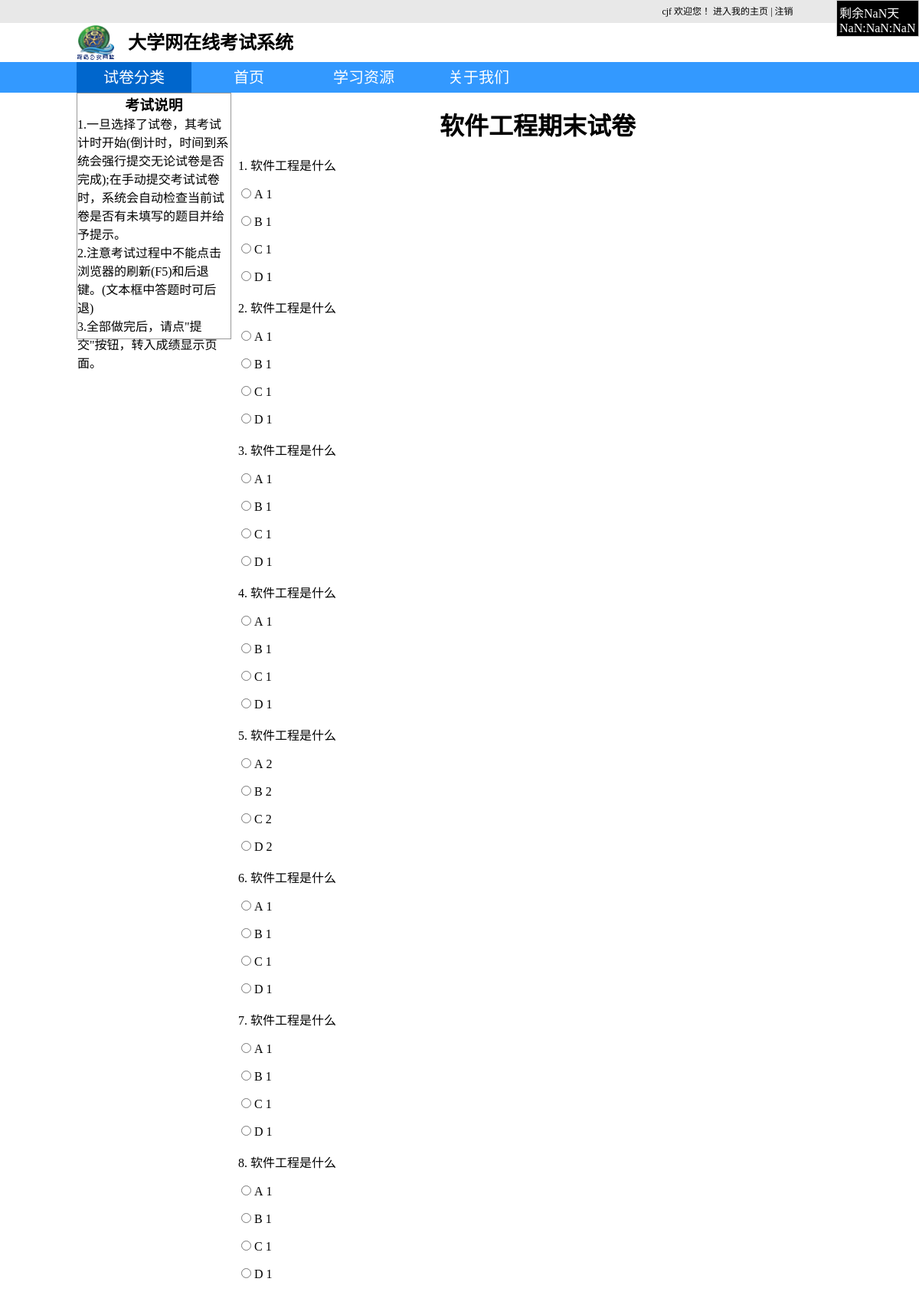
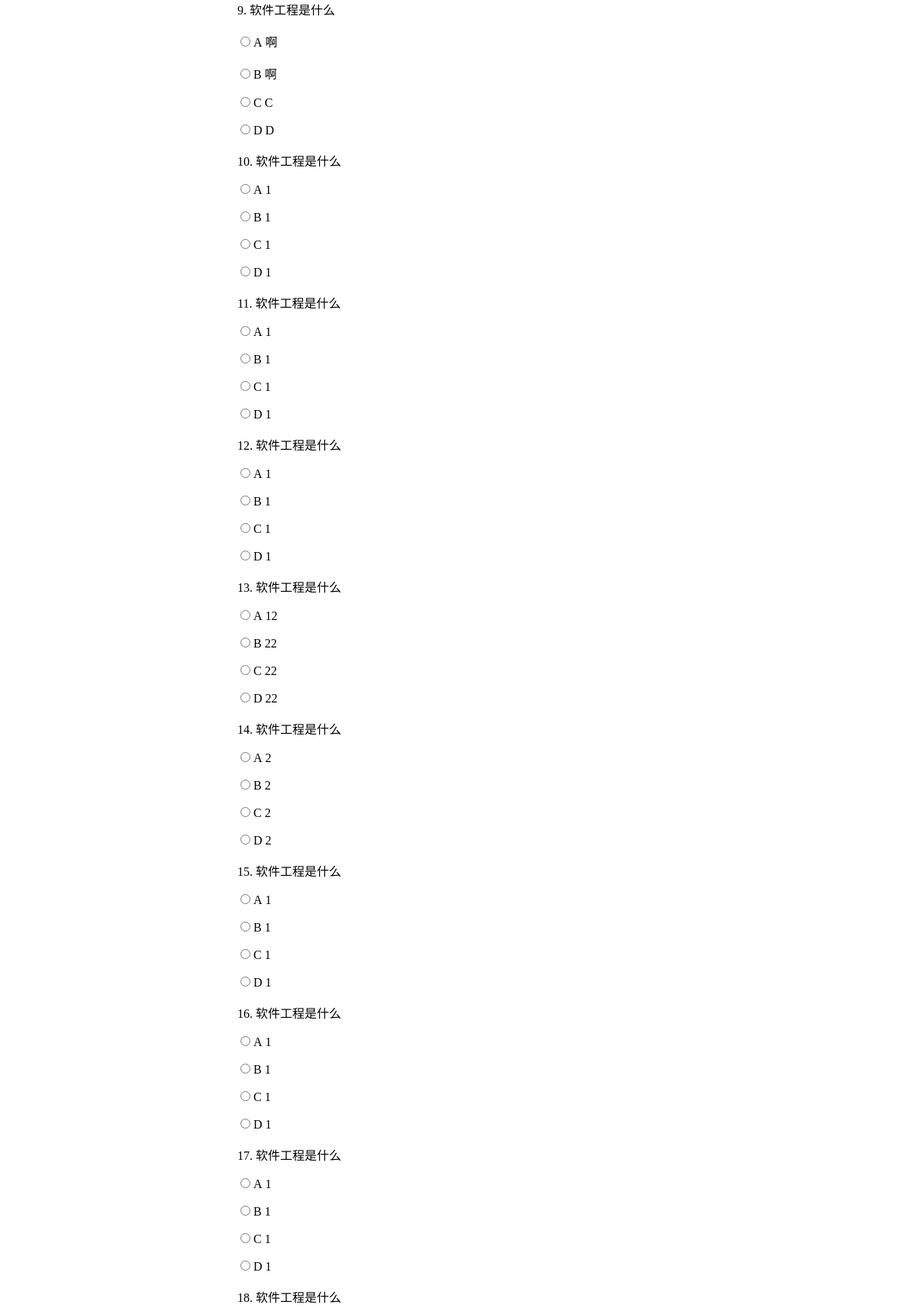
Page /onlinetest/exam/test.php?action=12 (signed in, upper part) on the committed database (2 pictures, top to bottom).
### tables this page shows
CREATE TABLE IF NOT EXISTS `testpaper` (
  `eid` int(11) NOT NULL DEFAULT '0',
  `papername` char(50) NOT NULL,
  `degree` int(11) NOT NULL,
  `qid` int(11) NOT NULL,
  `questionText` char(250) NOT NULL,
  `optionA` char(250) NOT NULL,
  `optionB` char(250) NOT NULL,
  `optionC` char(250) NOT NULL,
  `optionD` char(250) NOT NULL,
  `answer` char(250) NOT NULL,
  `score` int(11) NOT NULL DEFAULT '5',
  `analyse` char(250) DEFAULT NULL,
  `starttime` char(20) NOT NULL,
  `endtime` char(20) NOT NULL
);

### onlinetest/exam/test.php (the view, shortened to what this page needs)
<?php
$eid=$_GET['action'] ;
include('../templates/testheader.php');
$question_query = mysql_query("select * from testpaper where eid='$eid'  limit 20");
$namecount=0;
$t_num=0;
$row=mysql_num_rows($question_query);
if($row){
echo '<form  method="post" id="test" action="answer.php?action=',$eid,'">';
while($row2=mysql_fetch_array($question_query)){
 $name=$row2['papername'];
 if($namecount==0)
 {
 echo '<br/><h1 align="center">',$name,'</h1><br/>';
 $namecount++;
 }
$questionText=$row2['questionText'];
$optionA=$row2['optionA'];
$optionB=$row2['optionB'];
$optionC=$row2['optionC'];
$optionD=$row2['optionD'];
echo '&nbsp;',$t_num+1,'.&nbsp;',$questionText,'<br /><br />','&nbsp;&nbsp;','<input type="radio"  name="',$t_num,'"value="A" />&nbsp;A&nbsp;';
echo $optionA,'<br /><br />','&nbsp;&nbsp;','<input type="radio" name="',$t_num,'" value="B" />&nbsp;B&nbsp;';
echo $optionB,'<br /><br />','&nbsp;&nbsp;','<input type="radio"  name="',$t_num,'"value="C" />&nbsp;C&nbsp;';
echo $optionC,'<br /><br />','&nbsp;&nbsp;','<input type="radio" name="',$t_num,'"value="D" />&nbsp;D&nbsp;';
echo $optionD;
echo '<br /><br />';
$t_num++;
}
 echo '<p align="center"><input type="submit" name="submitwe" id="submitwe" value="subimt" ></p><br/></form>';
}
echo '</div></div>';
?>
<div id="top"></div>

### onlinetest/css/style.css (style rules this page uses)
* { margin:0; padding:0; }

### onlinetest/exam/css/style.css (style rules this page uses)
#top { position:absolute; width:100px; height:40px; top:0; right:0; background:black; padding:3px; border:1px solid #CCC; color:white; }

### rows in the picture
testpaper: papername "软件工程期末试卷", questionText "软件工程是什么", optionA "1", optionB "1", optionC "1", optionD "1"
testpaper: questionText "软件工程是什么", optionA "1", optionB "1", optionC "1", optionD "1"
testpaper: questionText "软件工程是什么", optionA "1", optionB "1", optionC "1", optionD "1"
testpaper: questionText "软件工程是什么", optionA "1", optionB "1", optionC "1", optionD "1"
testpaper: questionText "软件工程是什么", optionA "2", optionB "2", optionC "2", optionD "2"
testpaper: questionText "软件工程是什么", optionA "1", optionB "1", optionC "1", optionD "1"
testpaper: questionText "软件工程是什么", optionA "1", optionB "1", optionC "1", optionD "1"
testpaper: questionText "软件工程是什么", optionA "1", optionB "1", optionC "1", optionD "1"
testpaper: questionText "软件工程是什么", optionA "啊", optionB "啊", optionC "C", optionD "D"
testpaper: questionText "软件工程是什么", optionA "1", optionB "1", optionC "1", optionD "1"
testpaper: questionText "软件工程是什么", optionA "1", optionB "1", optionC "1", optionD "1"
testpaper: questionText "软件工程是什么", optionA "1", optionB "1", optionC "1", optionD "1"
testpaper: questionText "软件工程是什么", optionA "12", optionB "22", optionC "22", optionD "22"
testpaper: questionText "软件工程是什么", optionA "2", optionB "2", optionC "2", optionD "2"
testpaper: questionText "软件工程是什么", optionA "1", optionB "1", optionC "1", optionD "1"
testpaper: questionText "软件工程是什么", optionA "1", optionB "1", optionC "1", optionD "1"
testpaper: questionText "软件工程是什么", optionA "1", optionB "1", optionC "1", optionD "1"
testpaper: questionText "软件工程是什么"

### other values in the picture
$username "cjf"
